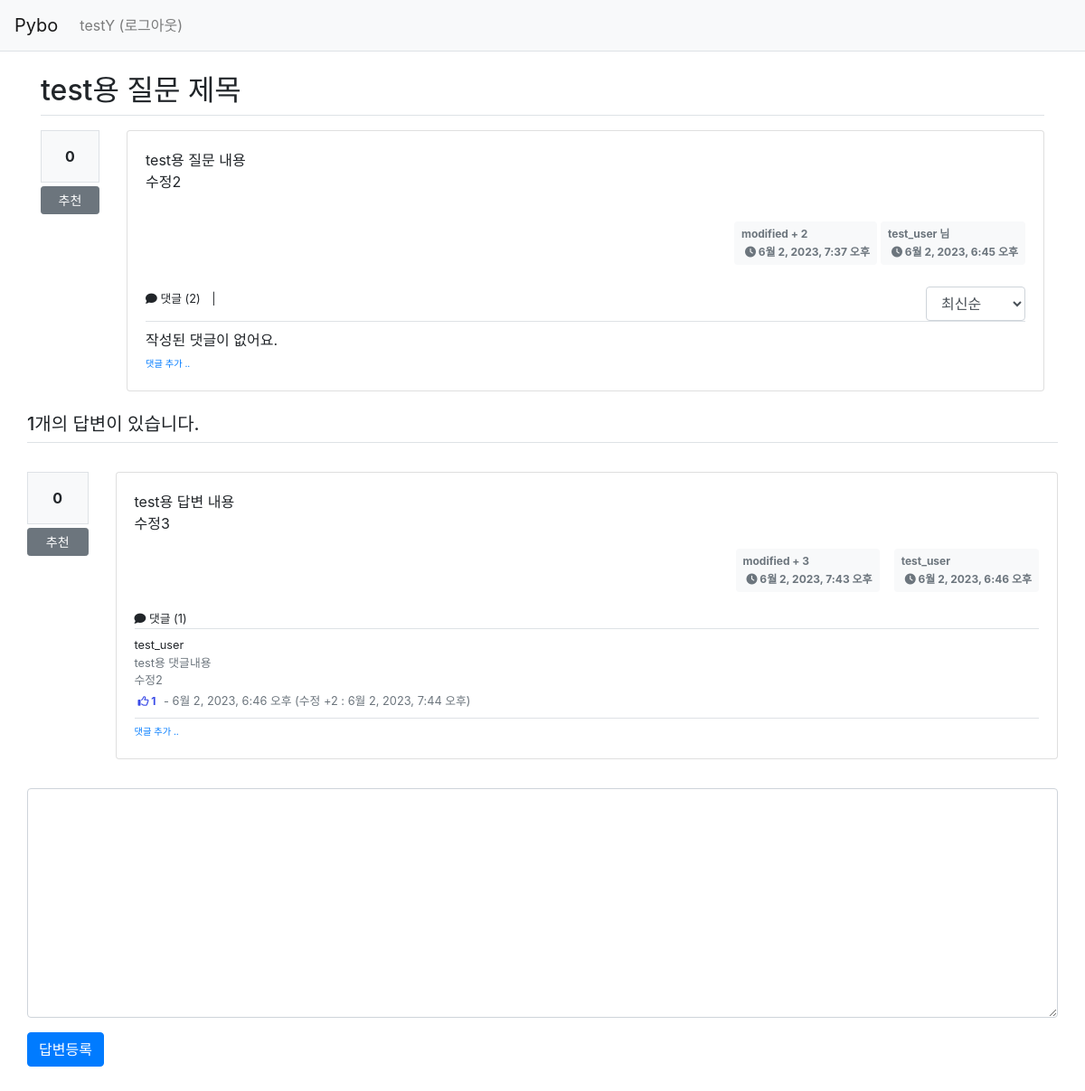
/pybo/answer/create/16/ (signed in), run on an earlier commit of the app's database.
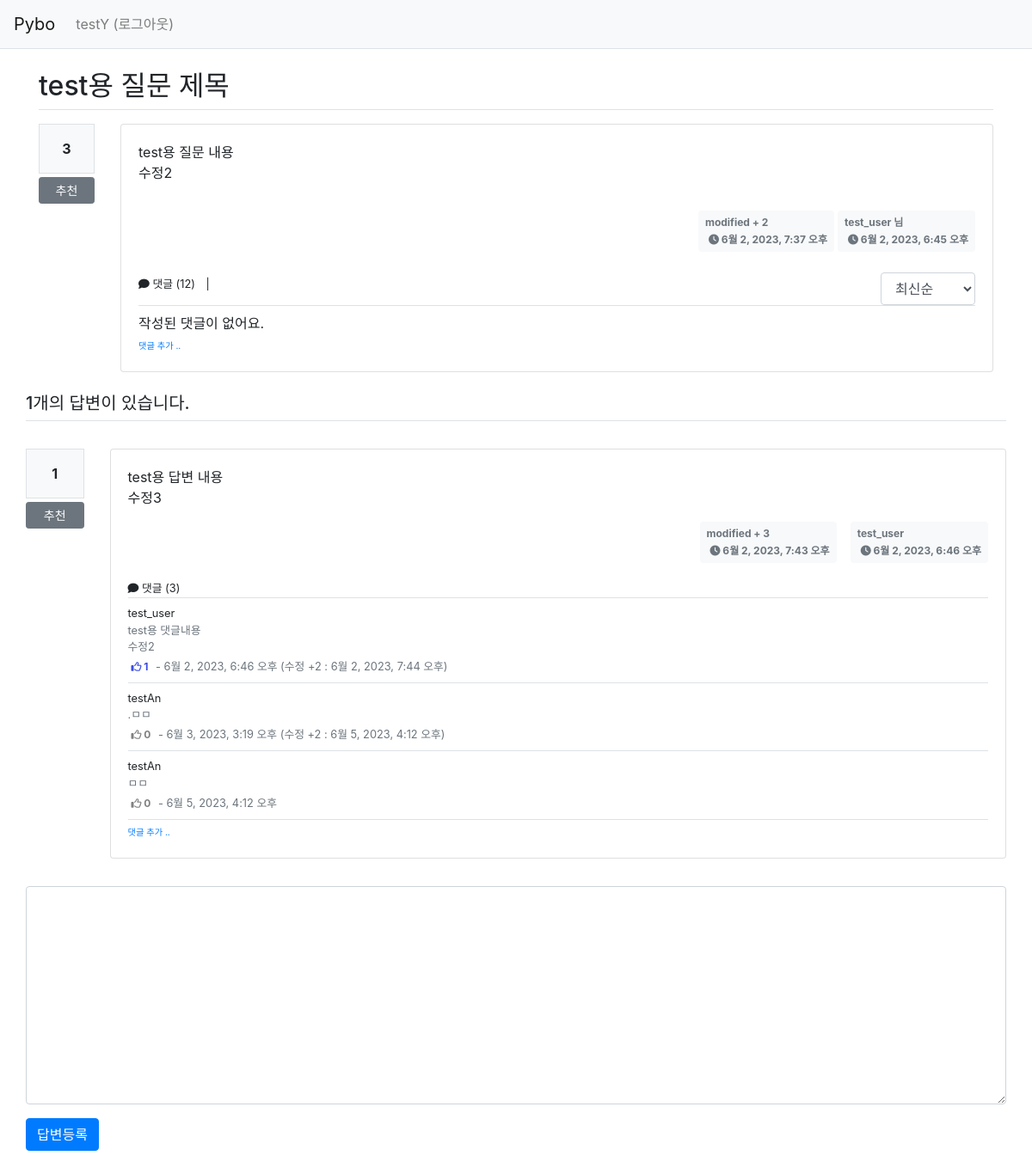
And on a later commit of the database.
### pybo/models.py (models this page shows, shortened)
class Question(models.Model):
    author = models.ForeignKey(User, on_delete=models.CASCADE, related_name='author_question')
    subject = models.CharField(max_length=200)
    content = models.TextField()
    create_date = models.DateTimeField()
    modify_date = models.DateTimeField(null=True, blank=True)
    voter = models.ManyToManyField(User, related_name='voter_question')
    modify_count = models.IntegerField(default=0)

class Answer(models.Model):
    author = models.ForeignKey(User, on_delete=models.CASCADE, related_name='author_answer')
    question = models.ForeignKey(Question, on_delete=models.CASCADE)
    content = models.TextField()
    create_date = models.DateTimeField()
    modify_date = models.DateTimeField(null=True, blank=True)
    voter = models.ManyToManyField(User, related_name='voter_answer')
    modify_count = models.IntegerField(default=0)

class Comment(models.Model):
    author = models.ForeignKey(User, on_delete=models.CASCADE, related_name='author_comment')
    content = models.TextField()
    create_date = models.DateTimeField()
    modify_date = models.DateTimeField(null=True, blank=True)
    question = models.ForeignKey(Question, null=True, blank=True, on_delete=models.CASCADE)
    answer = models.ForeignKey(Answer, null=True, blank=True, on_delete=models.CASCADE)
    voter = models.ManyToManyField(User, related_name='voter_comment')
    modify_count = models.IntegerField(default=0)

### pybo/views/answer_views.py (the view)
# urls.py: path('answer/create/<int:question_id>/', answer_views.answer_create, name='answer_create'),
@login_required(login_url='common:login')
def answer_create(request, question_id):
    question = get_object_or_404(Question, pk=question_id)
    if request.method == "POST":
        form = AnswerForm(request.POST)
        if form.is_valid():
            answer = form.save(commit=False)
            answer.author = request.user  # 추가한 속성 author 적용
            answer.create_date = timezone.now()
            answer.question = question
            answer.save()
            return redirect('{}#answer_{}'.format(
                resolve_url('pybo:detail', question_id=question.id), answer.id))
    else:
        form = AnswerForm()
    context = {'question': question, 'form': form}
    return render(request, 'pybo/question_detail.html', context)

### pybo/forms.py
class AnswerForm(forms.ModelForm):
    class Meta:
        model = Answer
        fields = ['content']
        labels = {
            'content': '답변내용',
        }

### pybo/templatetags/pybo_filter.py (called while the page is built)
@register.filter()
def mark(value):
    extensions = ["nl2br", "fenced_code"]
    return mark_safe(markdown.markdown(value, extensions=extensions))

### templates/pybo/question_detail.html (shortened to what the changed rows need)
{% extends 'base.html' %}
{% load pybo_filter %}
{% block content %}
<div class="container my-3">
    <h2 class="border-bottom py-2">{{ question.subject }}</h2>
    <div class="row my-3">
        <div class="col-1">
            <div class="bg-light text-center p-3 border font-weight-bolder mb-1">{{question.voter.count}}</div>
            <a href="#" data-uri="{% url 'pybo:vote_question' question.id  %}"
               class="recommend btn btn-sm btn-secondary btn-block my-1">추천</a>
        </div>
        <div class="col-11">
            <div class="card">
                <div class="card-body">
                    <div class="card-text">{{ question.content|mark }}</div>
                    <div class="d-flex justify-content-end">
                        {% if question.modify_date %}
                        <div class="badge badge-light p-2 text-left my-3 mx-1 text-muted">
                            <div class="mb-2">modified + {{ question.modify_count }}</div>
                            <div><i class="fas fa-clock ml-1"></i> {{ question.modify_date }}</div>
                        </div>
                        {% endif %}
                        <div class="badge badge-light my-3 p-2 text-left text-muted">
                            <div class="mb-2">{{ question.author.username }} 님</div>
                            <div><i class="fas fa-clock ml-1"></i> {{ question.create_date }}</div>
                        </div>
                    </div>
                    <div class="border-bottom d-flex d-flex-row align-item-center justify-content-between my-2">
                        <div>
                        <span class="py-2 small"><i
                                class="fas fa-comment"></i> 댓글 ({{question.comment_set.count}})</span>
                        <span class="p-2 small">|</span>
                        </div>
                    </div>
                </div>
            </div>
        </div>
    <div class="d-flex flex-column " style="width:100%;">
        {% if question.answer_set.count > 0%}
        <h5 class="border-bottom d-flex my-3 py-2">{{question.answer_set.count}}개의 답변이 있습니다.</h5>
        {% else %}
        <h5 class="border-bottom d-flex my-3 py-2">아직 등록된 답변이 없습니다.</h5>
        {% endif %}
        {% for answer in question.answer_set.all %}
        <div class="row my-3">
            <div class="col-1">
                <div class="bg-light text-center p-3 border font-weight-bolder mb-1">{{answer.voter.count}}</div>
                <a href="#" data-uri="{% url 'pybo:vote_answer' answer.id  %}"
                   class="recommend btn btn-sm btn-secondary btn-block my-1">추천</a>
            </div>
            <div class="col-11">
                <div class="card">
                    <div class="card-body">
                        <div class="card-text">{{ answer.content|mark }}</div>
                        <div class="d-flex justify-content-end">
                            {% if answer.modify_date %}
                            <div class="badge badge-light p-2 text-left mx-3 text-muted">
                                <div class="mb-2">modified + {{ answer.modify_count }}</div>
                                <div><i class="fas fa-clock ml-1"></i> {{ answer.modify_date }}</div>
                            </div>
                            {% endif %}
                            <div class="badge badge-light p-2 text-left text-muted">
                                <div class="mb-2">{{ answer.author.username }}</div>
                                <div><i class="fas fa-clock ml-1"></i> {{ answer.create_date }}</div>
                            </div>
                        </div>
                        <div class="border-bottom mt-3"><span class="py-2 small"><i
                                class="fas fa-comment"></i> 댓글 ({{answer.comment_set.count}})</span></div>
                        {% if answer.comment_set.count > 0 %}
                        <div >
                            {% for comment in answer.comment_set.all %}
                            <div class="border-bottom py-2">
                                <div class="d-flex d-flex-row align-item-center">
                                    <span class="small flex-fill">{{ comment.author }}</span>
                                </div>
                                <div class="d-flex align-items-center text-muted small">
                                    <span style="white-space: pre-line; width:100%">{{ comment.content }}</span>
                                </div>
                                <div>
                                    {% if comment.voter.count > 0 %}
                                    <a class="recommend"
                                       data-uri="{% url 'pybo:vote_comment_answer' comment.id  %}"
                                       href="javascript:void(0);"><span class="badge badge-warning px-1 py-1"
                                          style="color: #3B4CE7; background:none;"><i
                                            class="fa-regular fa-thumbs-up" style="color: #3B4CE7;"></i> {{comment.voter.count}}</span></a>
                                    {% else %}
                                    <a class="recommend"
                                       data-uri="{% url 'pybo:vote_comment_answer' comment.id  %}"
                                       href="javascript:void(0);"><span class="badge badge-warning px-1 py-1"
                                          style="color: #808080; background:none;"><i
                                            class="fa-regular fa-thumbs-up" style="color: #808080;"></i> 0</span></a>
                                    {% endif %}
                                    <span class="small text-muted">
                                - {{ comment.create_date }}
                                {% if comment.modify_date %}
                                (수정 +{{ comment.modify_count }} : {{ comment.modify_date }})
                                {% endif %}
                            </span>
                                </div>
                            </div>
                            {% endfor %}
                        </div>
                        {% endif %}
                        <div>
                            <a href="{% url 'pybo:comment_create_answer' answer.id  %}"
                               class="small"><small>댓글 추가 ..</small></a>
                        </div>
                    </div>
                </div>
            </div>
        </div>
        {% endfor %}
        <form action="{% url 'pybo:answer_create' question.id %}" method="post" class="my-3">
            <div class="form-group">
            </div>
            <input type="submit" value="답변등록" class="btn btn-primary">
        </form>
    </div>
    </div>
    {% endblock %}

What changed in the data, as far as the page shows it:
computed for Question "test용 질문 제목": voter.count "0" → "3"; comment_set.count "2" → "12"
computed for Answer "test용 답변 내용 수정3": voter.count "0" → "1"; comment_set.count "1" → "3"
added Comment: author "testAn", content ".ㅁㅁ", shows "0", create_date "6월 3, 2023, 3:19 오후", modify_count "2", modify_date "6월 5, 2023, 4:12 오후"
added Comment: author "testAn", content "ㅁㅁ", shows "0", create_date "6월 5, 2023, 4:12 오후"
